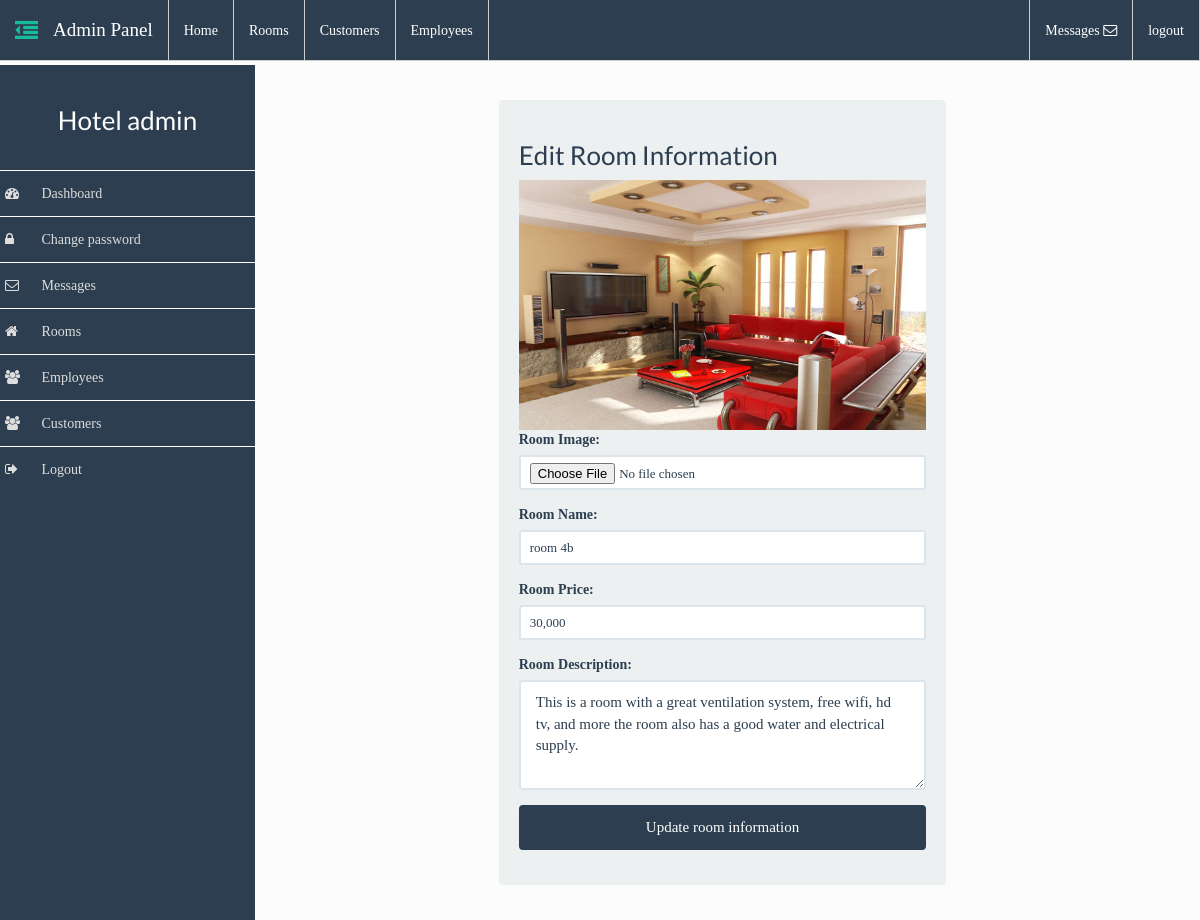
/admin/admin.php?action=edit_room&id=8 (signed in), run on the app's committed database.
### tables this page shows
CREATE TABLE `rooms` (
  `room_id` int(11) NOT NULL,
  `room_image` varchar(100) NOT NULL,
  `room_name` varchar(50) NOT NULL,
  `room_price` varchar(20) NOT NULL,
  `room_description` varchar(200) NOT NULL,
  `booked` int(11) NOT NULL DEFAULT '0'
);

### admin/includes/edit_room.php (the view, shortened to what this page needs)
<?php
$id = $_GET['id'];
?>
<br>
<div class="row">
	<div class="col-md-6 col-md-offset-3">
		<div class="well">
			<?php
				$sql = "SELECT * FROM `rooms` WHERE `room_id`='$id'";
				$exec = mysqli_query($dbc, $sql);
				while($data = mysqli_fetch_array($exec)){
					$image = $data["room_image"];
					$name = $data["room_name"];
					$price = $data["room_price"];
					$desc = $data["room_description"];
			?>
			<h3>Edit Room Information</h3>
			<img src="img/<?php echo $image; ?>" alt="<?php echo $name; ?>" class="img-responsive" style="width:100%;height: 250px;">
			<form action="<?php $_SERVER['PHP_SELF']; ?>" method="POST" enctype="multipart/form-data" role="form">
				<div class="form-group">
					<label for="room_image">Room Image:</label>
					<input type="file" name="room_image" class="form-control input-sm" value="<?php echo $image; ?>" placeholder="choose image">
				</div>
				<div class="form-group">
					<label for="room_name">Room Name:</label>
					<input type="text" class="form-control input-sm" name="room_name" id="room_name" placeholder="eg room 5a" value="<?php echo $name;?>" required>
				</div>
				<div class="form-group">
					<label for="room_price">Room Price:</label>
					<input type="text" class="form-control input-sm" name="room_price" id="room_price" placeholder="room price" value="<?php echo $price;?>" required>
				</div>
				<div class="form-group">
					<label for="room_description">Room Description:</label>
					<textarea rows="4" class="form-control" style="max-width: 100%;" name="room_description" id="room_description" placeholder="room description" required><?php echo $desc;?></textarea>
				</div>
				<div class="form-group">
					<button class="btn btn-primary btn-block" type="submit" name="update">Update room information</button>
				</div>
			</form>
		</div>
	</div>
</div>
<?php } ?>

### assets/css/sidebar.css (style rules this page uses)
* { box-sizing: border-box; -webkit-box-sizing: border-box; -moz-box-sizing: border-box; }
body { padding-top: 55px; }

### assets/css/styles.css (style rules this page uses)
* { -webkit-box-sizing: border-box; box-sizing: border-box; }
body { font-family: ubuntu; font-size: 140%; -webkit-box-sizing: border-box; box-sizing: border-box; background-color: #fcfcfc; padding-top: 65px; }
img { max-width: 100%; }

### data on the page
rooms: room_image (picture), room_name "room 4b", room_price "30,000", room_description "This is a room with a great ventilation system, free wifi, hd tv, and more the room also has a good water and electrical supply."

### other printed values
$_SESSION['admin'] "admin"
